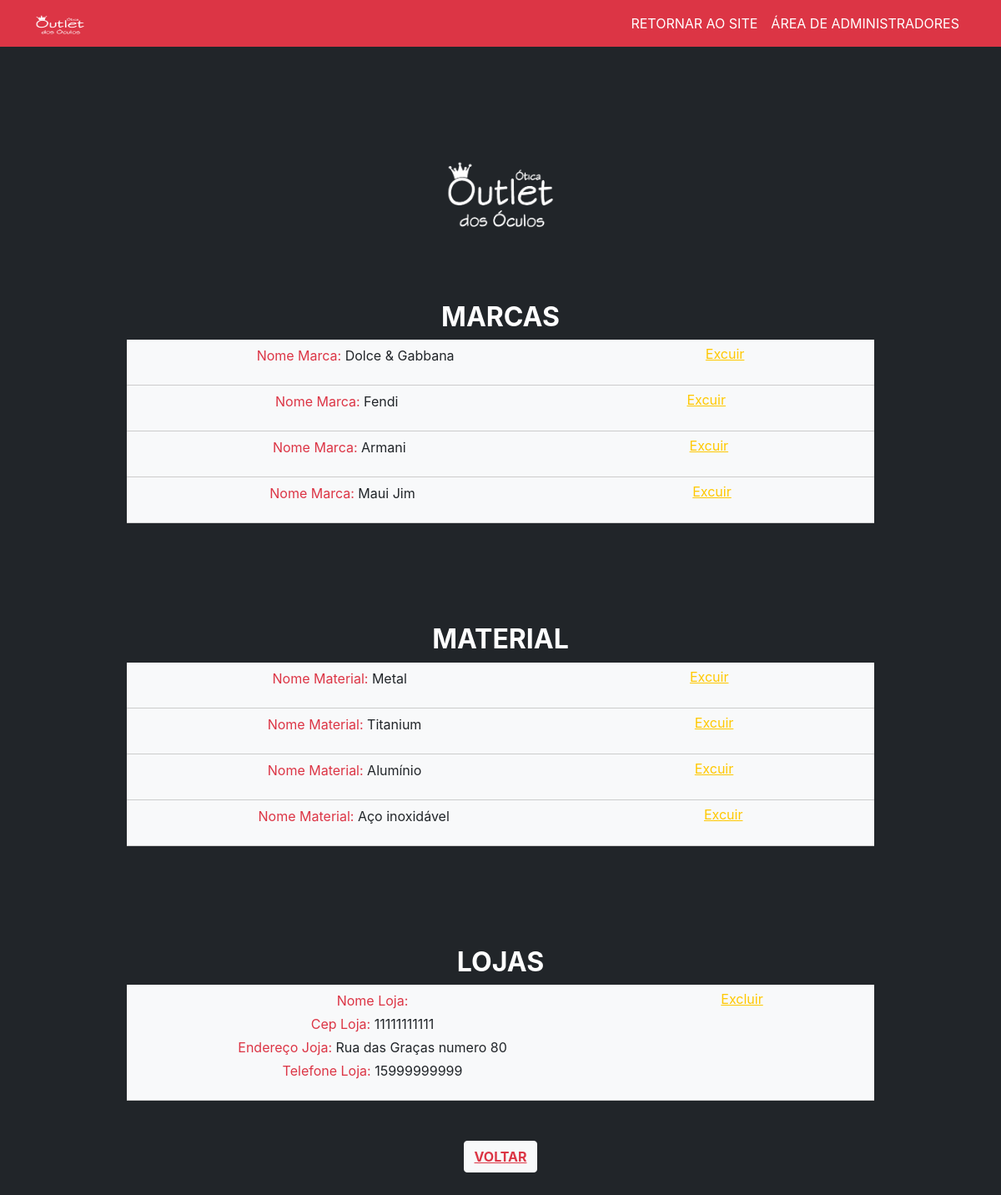
Page /adm/ListaMatMar.php on the committed database.
### tables this page shows
CREATE TABLE tb_marcas(
    id_mar INT AUTO_INCREMENT,
    nome_mar VARCHAR(20),
    PRIMARY KEY(id_mar)
);

CREATE TABLE tb_materiais(
    id_mat INT AUTO_INCREMENT,
    nome_mat VARCHAR(20),
    PRIMARY KEY(id_mat)
);

CREATE TABLE tb_lojas(
    id_loj INT AUTO_INCREMENT,
    nome_loj VARCHAR(50),
    cep_loj VARCHAR(11),
    endereco_loj VARCHAR(100),
    telefone_loj VARCHAR(15),
    PRIMARY KEY(id_loj)
);

### adm/ListaMatMar.php (the view, shortened to what this page needs)
<?php
    require('../servidor.php');
?>
<!DOCTYPE html>
<html lang="pt-br">
<head>
    <link rel="stylesheet" href="css/lista.css">
    <link href="https://cdn.jsdelivr.net/npm/bootstrap@5.1.3/dist/css/bootstrap.min.css" rel="stylesheet"
>
    <link href="../css/styles.css" rel="stylesheet" />
</head>
<body class="text-center p-5 mb-2 bg-dark">
    <nav class="navbar navbar-expand-lg navbar-danger bg-danger fixed-top">
        <div class="container">
            <a class="navbar-brand" href=""><img src="../assets/outlet-dos-oculos-3.png" width="60" height="98" /></a>
            <div class="collapse navbar-collapse" id="navbarResponsive">
                <ul class="navbar-nav text-uppercase ms-auto py-4 py-lg-0">
                    <li class="nav-item"><a class="nav-link text-white" href="../index.html">Retornar ao site</a></li>
                    <li class="nav-item"><a class="nav-link text-white" href="index.php">Área de administradores</a></li>
                </ul>
            </div>
        </div>
    </nav>
    <section>
        <img src="../assets/outlet-dos-oculos-3.png" width="12%" height="12%" />
        <br><br>
        <div class="container">
            <div class="row justify-content-center">
                <div class="caixa col-10">
                    <h2 class="text-uppercase text-center text-white">Marcas</h2>
                    <div>
                        <?php
                        $sql = "SELECT * FROM tb_marcas";
                        $p = $serv->prepare($sql);
                        $p->execute();
                        while ($marcas = $p->fetch(PDO::FETCH_ASSOC)) {
                            if ($marcas['nome_mar'] != '') {
                        ?>
                        <div class='lista'>
                            <p><span style="color: #DC3545">Nome Marca:</span>
                                <?php echo ($marcas['nome_mar']); ?>
                            </p>
                            <a href="processaDeletaMar.php?id_mar=<?php echo ($marcas['id_mar']); ?>">Excuir</a>
                        </div>
                        <?php
                            }
                        }
                        ?>
                    </div>
                </div>
            </div>
            <div class="row justify-content-center">
                <div class="caixa col-10">
                    <h2 class="text-uppercase text-center text-white">Material</h2>
                    <div>
                        <?php
                        $sql = "SELECT * FROM tb_materiais";
                        $p = $serv->prepare($sql);
                        $p->execute();
                        while ($material = $p->fetch(PDO::FETCH_ASSOC)) {
                            if ($material['nome_mat'] != '') {
                        ?>
                        <div class='lista'>
                            <p><span style="color: #DC3545">Nome Material:</span>
                                <?php echo ($material['nome_mat']); ?>
                            </p>
                            <a href="processaDeletaMat.php?id_mat=<?php echo ($material['id_mat']); ?>">Excuir</a>
                        </div>
                        <?php
                            }
                        }
                        ?>
                    </div>
                </div>
                <div class="caixa col-10">
                    <h2 class="text-uppercase text-center text-white">Lojas</h2>
                    <div>
                        <?php
                        $sql = "SELECT * FROM tb_lojas";
                        $p = $serv->prepare($sql);
                        $p->execute();
                        while ($loja = $p->fetch(PDO::FETCH_ASSOC)) {
                            if ($loja['cep_loj'] != '') {
                        ?>
                        <div class="lista">
                            <p>
                                <span style="color: #DC3545">Nome Loja:</span>
                                <?php echo ($loja['nome_loj']) ?> <br>
                                <span style="color: #DC3545">Cep Loja:</span>
                                <?php echo ($loja['cep_loj']) ?> <br>
                                <span style="color: #DC3545">Endereço Joja:</span>
                                <?php echo ($loja['endereco_loj']) ?><br>
                                <span style="color: #DC3545">Telefone Loja:</span>
                                <?php echo ($loja['telefone_loj']) ?><br>
                            </p>
                            <div style='height: 100%; justify-content: center;'>
                                <a href="processaDeletaLoj.php?id_loj=<?php echo ($loja['id_loj']) ?>">Excluir</a>
                            </div>
                        </div>
                        <?php
                            }
                        }
                        ?><br><br>
                        <center><button class="btn btn-light text-danger"><a href="menu.php"
                                    class="text-danger"><b>VOLTAR</b></a></button></center>
                    </div>
                </div>
            </div>
        </div>
    </section>
</body>
</html>

### adm/css/lista.css (style rules this page uses)
.lista { background-color: #F8F9FA; justify-content: space-around; flex-direction: row; display: flex; border-bottom: #ccc solid 1px; padding: 5px; }
.caixa { margin: 60px; }

### rows in the picture
tb_marcas: nome_mar "Dolce & Gabbana"
tb_marcas: nome_mar "Fendi"
tb_marcas: nome_mar "Armani"
tb_marcas: nome_mar "Maui Jim"
tb_materiais: nome_mat "Metal"
tb_materiais: nome_mat "Titanium"
tb_materiais: nome_mat "Alumínio"
tb_materiais: nome_mat "Aço inoxidável"
tb_lojas: cep_loj "11111111111", endereco_loj "Rua das Graças numero 80", telefone_loj "15999999999"
